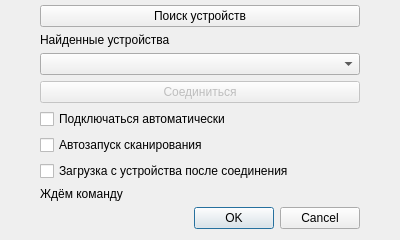
<?xml version="1.0" encoding="UTF-8"?>
<ui version="4.0">
 <class>ConnectDlg</class>
 <widget class="QDialog" name="ConnectDlg">
  <property name="geometry">
   <rect>
    <x>0</x>
    <y>0</y>
    <width>400</width>
    <height>239</height>
   </rect>
  </property>
  <property name="windowTitle">
   <string>Dialog</string>
  </property>
  <layout class="QVBoxLayout" name="verticalLayout">
   <property name="leftMargin">
    <number>40</number>
   </property>
   <property name="topMargin">
    <number>5</number>
   </property>
   <property name="rightMargin">
    <number>40</number>
   </property>
   <item>
    <widget class="QPushButton" name="btnObserve">
     <property name="text">
      <string>Поиск устройств</string>
     </property>
     <property name="icon">
      <iconset resource="resources.qrc">
       <normaloff>:/icons/res/find.png</normaloff>:/icons/res/find.png</iconset>
     </property>
    </widget>
   </item>
   <item>
    <widget class="QLabel" name="label">
     <property name="text">
      <string>Найденные устройства</string>
     </property>
    </widget>
   </item>
   <item>
    <widget class="QComboBox" name="cmbDevice"/>
   </item>
   <item>
    <widget class="QPushButton" name="btnConnect">
     <property name="enabled">
      <bool>false</bool>
     </property>
     <property name="text">
      <string>Соединиться</string>
     </property>
     <property name="icon">
      <iconset resource="resources.qrc">
       <normaloff>:/icons/res/connect.png</normaloff>:/icons/res/connect.png</iconset>
     </property>
    </widget>
   </item>
   <item>
    <widget class="QCheckBox" name="chkAutoConnect">
     <property name="text">
      <string>Подключаться автоматически</string>
     </property>
    </widget>
   </item>
   <item>
    <widget class="QCheckBox" name="chkScanOnStart">
     <property name="text">
      <string>Автозапуск сканирования</string>
     </property>
    </widget>
   </item>
   <item>
    <widget class="QCheckBox" name="chkAutoLoadCfg">
     <property name="text">
      <string>Загрузка с устройства после соединения</string>
     </property>
    </widget>
   </item>
   <item>
    <widget class="QLabel" name="lbState">
     <property name="text">
      <string>Ждём команду</string>
     </property>
    </widget>
   </item>
   <item>
    <spacer name="verticalSpacer">
     <property name="orientation">
      <enum>Qt::Vertical</enum>
     </property>
     <property name="sizeHint" stdset="0">
      <size>
       <width>20</width>
       <height>40</height>
      </size>
     </property>
    </spacer>
   </item>
   <item>
    <widget class="QDialogButtonBox" name="buttonBox">
     <property name="orientation">
      <enum>Qt::Horizontal</enum>
     </property>
     <property name="standardButtons">
      <set>QDialogButtonBox::Cancel|QDialogButtonBox::Ok</set>
     </property>
    </widget>
   </item>
  </layout>
 </widget>
 <resources>
  <include location="resources.qrc"/>
 </resources>
 <connections>
  <connection>
   <sender>buttonBox</sender>
   <signal>accepted()</signal>
   <receiver>ConnectDlg</receiver>
   <slot>accept()</slot>
   <hints>
    <hint type="sourcelabel">
     <x>248</x>
     <y>254</y>
    </hint>
    <hint type="destinationlabel">
     <x>157</x>
     <y>274</y>
    </hint>
   </hints>
  </connection>
  <connection>
   <sender>buttonBox</sender>
   <signal>rejected()</signal>
   <receiver>ConnectDlg</receiver>
   <slot>reject()</slot>
   <hints>
    <hint type="sourcelabel">
     <x>316</x>
     <y>260</y>
    </hint>
    <hint type="destinationlabel">
     <x>286</x>
     <y>274</y>
    </hint>
   </hints>
  </connection>
 </connections>
</ui>
